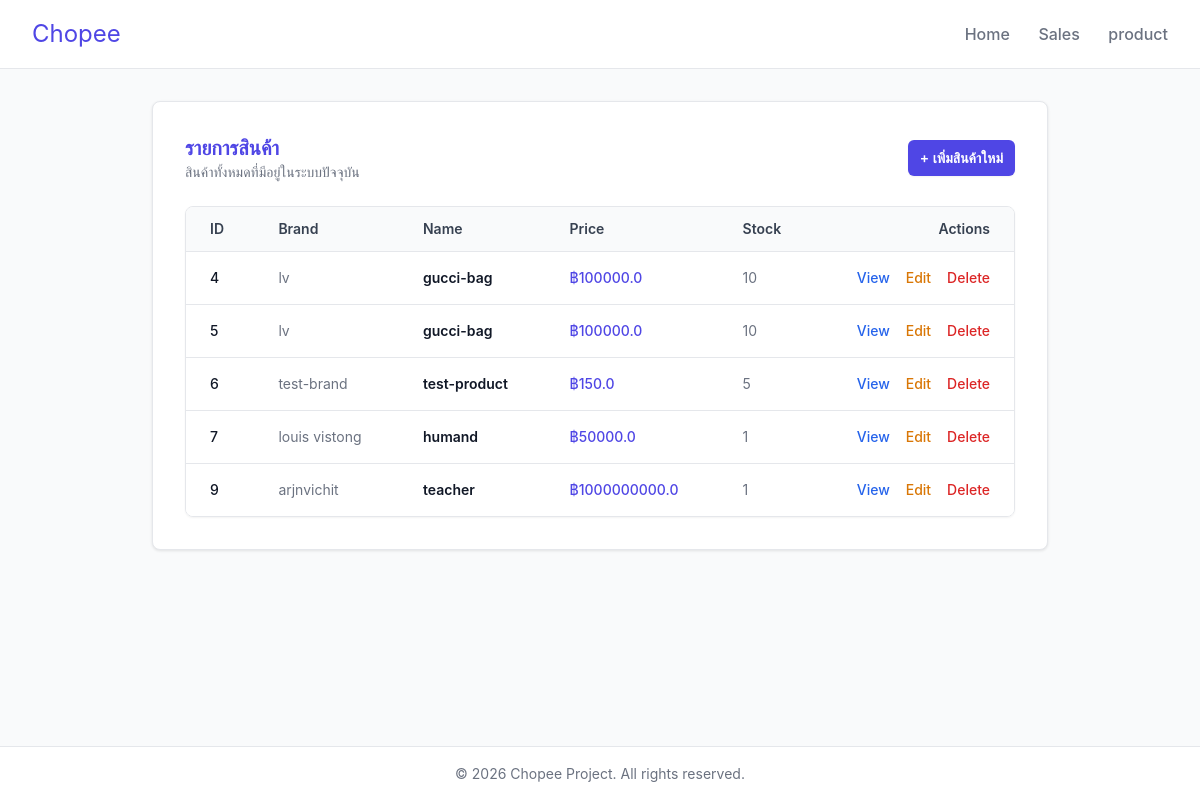
The page /product/list/ on the database its author committed.
### chopee/models.py (models this page shows)
class Product(models.Model):
    brand = models.CharField(max_length=100)
    name = models.CharField(max_length=100)
    price = models.FloatField()
    stock = models.IntegerField()

### chopee/views.py (the view)
# urls.py: path('product/list/', product_list, name='list'),
def product_list(request):
    products = Product.objects.all()
    return render(request, 'product/list.html', {'products': products})

### chopee/templates/product/list.html (shortened to what this page needs)
{% extends 'menu.html' %}
{% block content %}
<div class="card max-w-4xl mx-auto">
    <div class="flex justify-between items-center mb-6">
        <div>
            <h2 class="text-xl font-bold text-indigo-600">รายการสินค้า</h2>
            <p class="text-sm text-gray-500">สินค้าทั้งหมดที่มีอยู่ในระบบปัจจุบัน</p>
        </div>
        <a href="/product/create" class="inline-flex items-center rounded-md bg-indigo-600 px-3 py-2 text-sm font-semibold text-white shadow-sm hover:bg-indigo-700 focus:outline-none">
            + เพิ่มสินค้าใหม่
        </a>
    </div>
    {% if products %}
    <div class="overflow-x-auto border border-gray-200 rounded-lg shadow-sm">
        <table class="min-w-full divide-y divide-gray-200 text-left text-sm">
            <thead class="bg-gray-50">
                <tr>
                    <th scope="col" class="px-6 py-3 font-semibold text-gray-700">ID</th>
                    <th scope="col" class="px-6 py-3 font-semibold text-gray-700">Brand</th>
                    <th scope="col" class="px-6 py-3 font-semibold text-gray-700">Name</th>
                    <th scope="col" class="px-6 py-3 font-semibold text-gray-700">Price</th>
                    <th scope="col" class="px-6 py-3 font-semibold text-gray-700">Stock</th>
                    <th scope="col" class="px-6 py-3 font-semibold text-gray-700 text-right">Actions</th>
                </tr>
            </thead>
            <tbody class="divide-y divide-gray-200 bg-white">
                {% for p in products %}
                <tr class="hover:bg-gray-50 transition duration-150">
                    <td class="whitespace-nowrap px-6 py-4 font-medium text-gray-900">{{ p.id }}</td>
                    <td class="whitespace-nowrap px-6 py-4 text-gray-500">{{ p.brand }}</td>
                    <td class="whitespace-nowrap px-6 py-4 text-gray-900 font-semibold">{{ p.name }}</td>
                    <td class="whitespace-nowrap px-6 py-4 text-indigo-600 font-medium">฿{{ p.price }}</td>
                    <td class="whitespace-nowrap px-6 py-4 text-gray-500">{{ p.stock }}</td>
                    <td class="whitespace-nowrap px-6 py-4 text-right space-x-3 text-sm">
                        <a href="{% url 'read' p.pk %}" class="text-blue-600 hover:text-blue-900 font-medium">View</a>
                        <a href="{% url 'update' p.pk %}" class="text-amber-600 hover:text-amber-900 font-medium">Edit</a>
                        <a href="{% url 'delete' p.pk %}" class="text-red-600 hover:text-red-900 font-medium">Delete</a>
                    </td>
                </tr>
                {% endfor %}
            </tbody>
        </table>
    </div>
    {% endif %}
</div>
{% endblock %}

### chopee/templates/menu.html (shortened to what this page needs)
<!DOCTYPE html>
<html lang="en">
<head>
    <script src="https://cdn.tailwindcss.com"></script>
</head>
<body>
    <header>
        <h1>Chopee</h1>
        <nav>
            <a href="/">Home</a>
            <a href="/sales">Sales</a>
            <a href="/product">product</a>
        </nav>
    </header>
    <main>
        {% block content %}{% endblock %}
    </main>
    <footer>
        &copy; 2026 Chopee Project. All rights reserved.
    </footer>
</body>
</html>

### chopee/templates/menu.html (style rules this page uses)
:root { --primary: #4F46E5; --primary-hover: #4338CA; --background: #F9FAFB; --text-main: #111827; --text-muted: #6B7280; --card-bg: #FFFFFF; --border: #E5E7EB; }
body { font-family: 'Inter', -apple-system, BlinkMacSystemFont, "Segoe UI", Roboto, sans-serif; background-color: var(--background); color: var(--text-main); margin: 0; padding: 0; display: flex; flex-direction: column; min-height: 100vh; }
header { background-color: var(--card-bg); border-bottom: 1px solid var(--border); padding: 1rem 2rem; display: flex; justify-content: space-between; align-items: center; }
header h1 { margin: 0; font-size: 1.5rem; color: var(--primary); }
nav a { color: var(--text-muted); text-decoration: none; margin-left: 1.5rem; font-weight: 500; transition: color 0.2s ease; }
main { flex: 1; max-width: 1200px; width: 100%; margin: 2rem auto; padding: 0 1rem; box-sizing: border-box; }
.card { background-color: var(--card-bg); border: 1px solid var(--border); border-radius: 8px; padding: 2rem; box-shadow: 0 1px 3px rgba(0, 0, 0, 0.1); }
h2 { margin-top: 0; font-size: 1.75rem; }
p { color: var(--text-muted); line-height: 1.6; }
footer { background-color: var(--card-bg); border-top: 1px solid var(--border); padding: 1rem 2rem; text-align: center; color: var(--text-muted); font-size: 0.875rem; }

### rows shown on the page
Product: id "4", brand "lv", name "gucci-bag", price "100000.0", stock "10"
Product: id "5", brand "lv", name "gucci-bag", price "100000.0", stock "10"
Product: id "6", brand "test-brand", name "test-product", price "150.0", stock "5"
Product: id "7", brand "louis vistong", name "humand", price "50000.0", stock "1"
Product: id "9", brand "arjnvichit", name "teacher", price "1000000000.0", stock "1"
